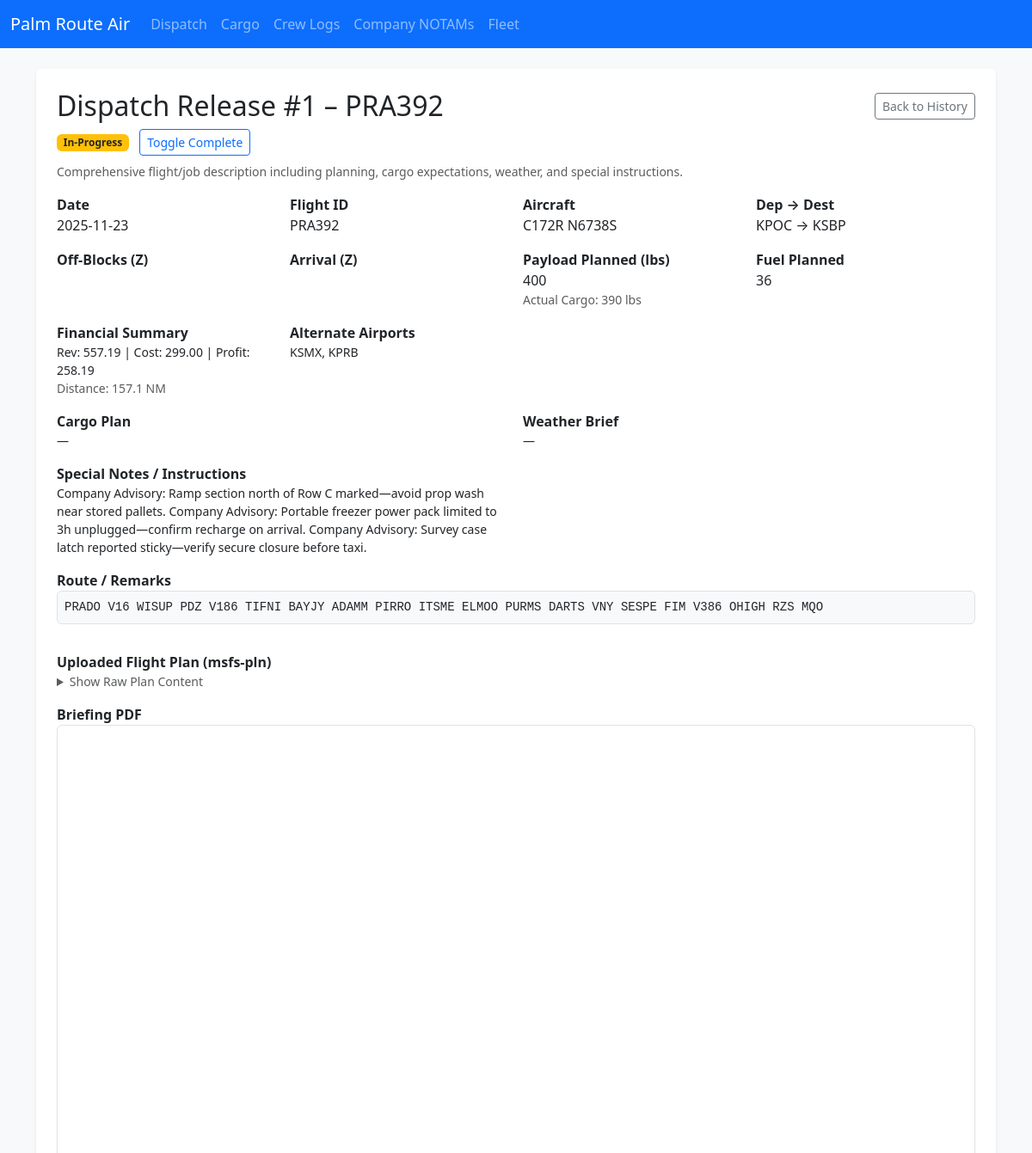
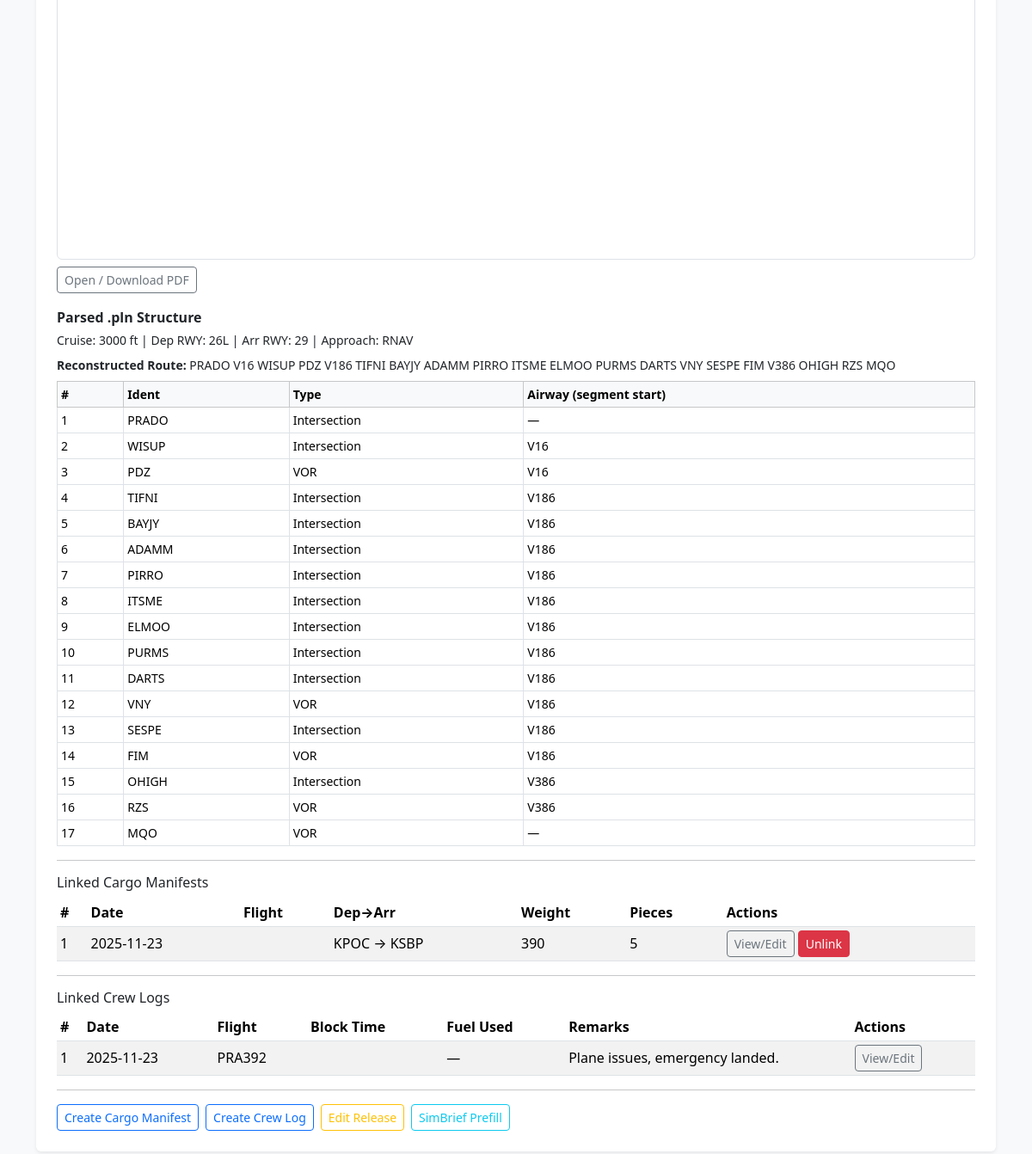
Page /dispatch/1 on the committed database (2 pictures, top to bottom).
### app.py (models this page shows)
class DispatchRelease(db.Model):
    id = db.Column(db.Integer, primary_key=True)
    date = db.Column(db.String(20))
    flight_id = db.Column(db.String(20))
    aircraft = db.Column(db.String(50))
    fleet_entry_id = db.Column(db.Integer, db.ForeignKey('fleet_entry.id'))
    departure = db.Column(db.String(10))
    destination = db.Column(db.String(10))
    offblocks = db.Column(db.String(10))
    arrival = db.Column(db.String(10))
    route = db.Column(db.Text)
    payload_planned = db.Column(db.String(20))  # Planned payload weight (lbs)
    fuel_planned = db.Column(db.String(20))     # Planned fuel (gal or lbs)
    cargo_plan = db.Column(db.Text)             # Summary of intended cargo items
    alt_airports = db.Column(db.Text)           # Alternate airports list
    weather_brief = db.Column(db.Text)          # Weather summary / risks
    special_notes = db.Column(db.Text)          # Special instructions / hazards
    actual_cargo_weight = db.Column(db.String(20))  # Aggregated from linked manifests
    flight_plan_raw = db.Column(db.Text)        # Raw uploaded flight plan content (SimBrief, etc.)
    flight_plan_source = db.Column(db.String(30))  # Source identifier e.g. 'simbrief'
    briefing_pdf_filename = db.Column(db.String(120))  # Stored PDF briefing filename (in ./briefings)
    completed = db.Column(db.Integer, default=0)  # 0 = planned/in-progress, 1 = completed
    cargo_manifests = db.relationship('CargoManifest', backref='dispatch_release', lazy='dynamic')
    fleet_entry = db.relationship('FleetEntry', lazy='joined')

class CargoManifest(db.Model):
    id = db.Column(db.Integer, primary_key=True)
    date = db.Column(db.String(20))
    departure = db.Column(db.String(10))
    arrival = db.Column(db.String(10))
    total_weight = db.Column(db.String(20))
    pieces = db.Column(db.String(10))
    notes = db.Column(db.Text)
    dispatch_release_id = db.Column(db.Integer, db.ForeignKey('dispatch_release.id'))

class CrewLog(db.Model):
    id = db.Column(db.Integer, primary_key=True)
    date = db.Column(db.String(20))
    flight_id = db.Column(db.String(20))
    origin = db.Column(db.String(10))
    destination = db.Column(db.String(10))
    aircraft = db.Column(db.String(50))
    block_off = db.Column(db.String(10))
    block_on = db.Column(db.String(10))
    block_time = db.Column(db.String(10))
    cargo_weight = db.Column(db.String(20))
    fuel_used = db.Column(db.String(20))  # actual fuel used (numeric)
    remarks = db.Column(db.Text)
    dispatch_release_id = db.Column(db.Integer, db.ForeignKey('dispatch_release.id'))
    cargo_manifest_id = db.Column(db.Integer, db.ForeignKey('cargo_manifest.id'))
    dispatch_release = db.relationship('DispatchRelease', lazy='joined')
    cargo_manifest = db.relationship('CargoManifest', lazy='joined')

### app.py (the view)
@app.route('/dispatch/<int:id>')
def dispatch_detail(id):
    d = DispatchRelease.query.get_or_404(id)
    linked_manifests = d.cargo_manifests.order_by(CargoManifest.id.desc()).all()
    crew_logs = CrewLog.query.filter_by(dispatch_release_id=d.id).order_by(CrewLog.id.desc()).all()
    pln_data = None
    if d.flight_plan_raw and (d.flight_plan_source == 'msfs-pln' or '<SimBase.Document' in d.flight_plan_raw):
        pln_data = parse_pln(d.flight_plan_raw)
    revenue, costs, profit, distance_nm = compute_dispatch_financials(d)
    return render_template('dispatch_detail.html', d=d, linked_manifests=linked_manifests, crew_logs=crew_logs, pln=pln_data, fin_summary={'revenue':revenue,'costs':costs,'profit':profit,'distance_nm':distance_nm})

### templates/dispatch_detail.html (shortened to what this page needs)
{% extends 'base.html' %}
{% block content %}
<div class="p-4 bg-white rounded shadow-sm">
  <div class="d-flex justify-content-between align-items-center mb-2">
    <h2 class="mb-0">Dispatch Release #{{ d.id }} – {{ d.flight_id }}</h2>
    <a href="{{ url_for('dispatch_history') }}" class="btn btn-outline-secondary btn-sm">Back to History</a>
  </div>
  <div class="mb-2">
    {% if d.completed == 1 %}
      <span class="badge bg-success">Completed</span>
    {% else %}
      <span class="badge bg-warning text-dark">In-Progress</span>
    {% endif %}
    <form method="post" action="{{ url_for('dispatch_toggle_complete', id=d.id) }}" class="d-inline">
      <button class="btn btn-sm btn-outline-primary ms-2">Toggle Complete</button>
    </form>
  </div>
  <p class="text-muted small mb-3">Comprehensive flight/job description including planning, cargo expectations, weather, and special instructions.</p>
  <div class="row g-3">
    <div class="col-md-3">
      <div class="fw-semibold">Date</div>
      <div>{{ d.date }}</div>
    </div>
    <div class="col-md-3">
      <div class="fw-semibold">Flight ID</div>
      <div>{{ d.flight_id }}</div>
    </div>
    <div class="col-md-3">
      <div class="fw-semibold">Aircraft</div>
      <div>{{ d.aircraft }}</div>
    </div>
    <div class="col-md-3">
      <div class="fw-semibold">Dep → Dest</div>
      <div>{{ d.departure }} → {{ d.destination }}</div>
    </div>
    <div class="col-md-3">
      <div class="fw-semibold">Off-Blocks (Z)</div>
    </div>
    <div class="col-md-3">
      <div class="fw-semibold">Arrival (Z)</div>
    </div>
    <div class="col-md-3">
      <div class="fw-semibold">Payload Planned (lbs)</div>
      <div>{{ d.payload_planned or '—' }}</div>
      {% if d.actual_cargo_weight %}<div class="small text-muted">Actual Cargo: {{ d.actual_cargo_weight }} lbs</div>{% endif %}
    </div>
    <div class="col-md-3">
      <div class="fw-semibold">Fuel Planned</div>
      <div>{{ d.fuel_planned or '—' }}</div>
    </div>
    <div class="col-md-3">
      <div class="fw-semibold">Financial Summary</div>
      <div class="small">Rev: {{ '%.2f'|format(fin_summary.revenue) }} | Cost: {{ '%.2f'|format(fin_summary.costs) }} | Profit: {{ '%.2f'|format(fin_summary.profit) }}</div>
      <div class="small text-muted">Distance: {{ fin_summary.distance_nm }} NM</div>
    </div>
    <div class="col-md-6">
      <div class="fw-semibold">Alternate Airports</div>
      <div class="small">{{ d.alt_airports or '—' }}</div>
    </div>
    <div class="col-md-6">
      <div class="fw-semibold">Cargo Plan</div>
      <div class="small">{{ d.cargo_plan or '—' }}</div>
    </div>
    <div class="col-md-6">
      <div class="fw-semibold">Weather Brief</div>
      <div class="small">{{ d.weather_brief or '—' }}</div>
    </div>
    <div class="col-md-6">
      <div class="fw-semibold">Special Notes / Instructions</div>
      <div class="small">{{ d.special_notes or '—' }}</div>
    </div>
    <div class="col-12">
      <div class="fw-semibold">Route / Remarks</div>
      <pre class="small bg-light p-2 border rounded" style="white-space:pre-wrap">{{ d.route }}</pre>
    </div>
    {% if d.flight_plan_raw %}
    <div class="col-12">
      <div class="fw-semibold">Uploaded Flight Plan ({{ d.flight_plan_source or 'unknown' }})</div>
      <details class="small">
        <summary class="text-muted">Show Raw Plan Content</summary>
      </details>
    </div>
    {% endif %}
    {% if d.briefing_pdf_filename %}
    <div class="col-12">
      <div class="fw-semibold">Briefing PDF</div>
      <div class="border rounded mb-2" style="height:800px;">
        <iframe src="{{ url_for('dispatch_briefing_pdf', id=d.id) }}" title="Briefing PDF" style="width:100%;height:100%;border:0;" allowfullscreen></iframe>
      </div>
      <a class="btn btn-outline-secondary btn-sm" href="{{ url_for('dispatch_briefing_pdf', id=d.id) }}" target="_blank" rel="noopener">Open / Download PDF</a>
    </div>
    {% endif %}
    {% if pln %}
    <div class="col-12">
      <div class="fw-semibold mb-1">Parsed .pln Structure</div>
      <div class="small mb-2">
        {% if pln.cruising_alt %}Cruise: {{ pln.cruising_alt }} ft{% else %}Cruise: —{% endif %} |
        Dep RWY: {{ pln.departure_runway or '—' }} | Arr RWY: {{ pln.arrival_runway or '—' }} | Approach: {{ pln.approach_type or '—' }}
      </div>
      {% if pln.route_str %}
        <div class="small mb-2"><span class="fw-semibold">Reconstructed Route:</span> {{ pln.route_str }}</div>
      {% endif %}
      {% if pln.waypoints %}
      <div class="table-responsive">
        <table class="table table-sm table-bordered small mb-0">
          <thead class="table-light">
            <tr><th>#</th><th>Ident</th><th>Type</th><th>Airway (segment start)</th></tr>
          </thead>
          <tbody>
            {% for wp in pln.waypoints %}
              <tr>
                <td>{{ loop.index }}</td>
                <td>{{ wp.ident }}</td>
                <td>{{ wp.type or '—' }}</td>
                <td>{{ wp.airway or '—' }}</td>
              </tr>
            {% endfor %}
          </tbody>
        </table>
      </div>
      {% else %}
        <p class="small text-muted mb-0">No waypoints parsed.</p>
      {% endif %}
    </div>
    {% endif %}
  </div>
  <hr>
  <h3 class="h6">Linked Cargo Manifests</h3>
  {% if linked_manifests %}
    <div class="table-responsive">
      <table class="table table-sm table-striped align-middle mb-0">
        <thead><tr><th>#</th><th>Date</th><th>Flight</th><th>Dep→Arr</th><th>Weight</th><th>Pieces</th><th>Actions</th></tr></thead>
        <tbody>
        {% for m in linked_manifests %}
          <tr>
            <td>{{ m.id }}</td>
            <td>{{ m.date }}</td>
            <td>{{ m.flight_id }}</td>
            <td>{{ m.departure }} → {{ m.arrival }}</td>
            <td>{{ m.total_weight }}</td>
            <td>{{ m.pieces }}</td>
            <td class="text-nowrap">
              <a class="btn btn-outline-secondary btn-sm" href="{{ url_for('cargo_detail', id=m.id) }}">View/Edit</a>
              <form method="post" action="{{ url_for('dispatch_unlink_manifest', dispatch_id=d.id, manifest_id=m.id) }}" class="d-inline" onsubmit="return confirm('Unlink this cargo manifest?');">
                <button class="btn btn-danger btn-sm">Unlink</button>
              </form>
            </td>
          </tr>
        {% endfor %}
        </tbody>
      </table>
    </div>
  {% else %}
    <p class="text-muted small mb-0">No cargo manifests linked.</p>
  {% endif %}
  <hr>
  <h3 class="h6">Linked Crew Logs</h3>
  {% if crew_logs %}
    <div class="table-responsive">
      <table class="table table-sm table-striped align-middle mb-0">
        <thead><tr><th>#</th><th>Date</th><th>Flight</th><th>Block Time</th><th>Fuel Used</th><th>Remarks</th><th>Actions</th></tr></thead>
        <tbody>
        {% for cl in crew_logs %}
          <tr>
            <td>{{ cl.id }}</td>
            <td>{{ cl.date }}</td>
            <td>{{ cl.flight_id }}</td>
            <td>{{ cl.block_time }}</td>
            <td>{{ cl.fuel_used or '—' }}</td>
            <td style="max-width:200px; white-space:nowrap; overflow:hidden; text-overflow:ellipsis;">{{ cl.remarks }}</td>
            <td class="text-nowrap">
              <a class="btn btn-outline-secondary btn-sm" href="{{ url_for('crew_detail', id=cl.id) }}">View/Edit</a>
            </td>
          </tr>
        {% endfor %}
        </tbody>
      </table>
    </div>
  {% else %}
    <p class="text-muted small mb-0">No crew logs linked.</p>
  {% endif %}
  <hr>
  <div class="d-flex gap-2 flex-wrap">
    <a class="btn btn-outline-primary btn-sm" href="{{ url_for('cargo', date=d.date, flight_id=d.flight_id, aircraft=d.aircraft, departure=d.departure, arrival=d.destination, dispatch_release_id=d.id) }}">Create Cargo Manifest</a>
    <a class="btn btn-outline-primary btn-sm" href="{{ url_for('crew', date=d.date, flight_id=d.flight_id, origin=d.departure, destination=d.destination, aircraft=d.aircraft, dispatch_release_id=d.id) }}">Create Crew Log</a>
    <a class="btn btn-outline-warning btn-sm" href="{{ url_for('dispatch_edit', id=d.id) }}">Edit Release</a>
    <a class="btn btn-outline-info btn-sm" href="{{ url_for('dispatch_simbrief', id=d.id) }}" target="_blank" rel="noopener">SimBrief Prefill</a>
  </div>
</div>
{% endblock %}

### rows in the picture
DispatchRelease: id "1", flight_id "PRA392", date "2025-11-23", aircraft "C172R N6738S", departure "KPOC", destination "KSBP", payload_planned "400", actual_cargo_weight "390", fuel_planned "36", alt_airports "KSMX, KPRB", cargo_plan "—", weather_brief "—", special_notes "Company Advisory: Ramp section north of Row C marked—avoid prop wash near stored pallets. Company Advisory: Portable freezer power pack limited to 3h unplugged—confirm recharge on arrival. Company Advisory: Survey case latch reported sticky—verify secure closure before taxi.", route "PRADO V16 WISUP PDZ V186 TIFNI BAYJY ADAMM PIRRO ITSME ELMOO PURMS DARTS VNY SESPE FIM V386 OHIGH RZS MQO", flight_plan_source "msfs-pln", route_str "PRADO V16 WISUP PDZ V186 TIFNI BAYJY ADAMM PIRRO ITSME ELMOO PURMS DARTS VNY SESPE FIM V386 OHIGH RZS MQO"
CargoManifest: id "1", date "2025-11-23", departure "KPOC", arrival "KSBP", total_weight "390", pieces "5"
CrewLog: id "1", date "2025-11-23", flight_id "PRA392", fuel_used "—", remarks "Plane issues, emergency landed."

### other values in the picture
{{ '%.2f'|format(fin_summary.revenue) }} "557.19"
{{ '%.2f'|format(fin_summary.costs) }} "299.00"
{{ '%.2f'|format(fin_summary.profit) }} "258.19"
{{ fin_summary.distance_nm }} "157.1"
{{ pln.cruising_alt }} "3000"
{{ pln.departure_runway or '—' }} "26L"
{{ pln.arrival_runway or '—' }} "29"
{{ pln.approach_type or '—' }} "RNAV"
{{ wp.ident }} "PRADO" "WISUP" "PDZ" "TIFNI" "BAYJY" "ADAMM" "PIRRO" "ITSME" "ELMOO" "PURMS" "DARTS" "VNY" "SESPE" "FIM" "OHIGH" "RZS" "MQO"
{{ wp.type or '—' }} "Intersection" "Intersection" "VOR" "Intersection" "Intersection" "Intersection" "Intersection" "Intersection" "Intersection" "Intersection" "Intersection" "VOR" "Intersection" "VOR" "Intersection" "VOR" "VOR"
{{ wp.airway or '—' }} "—" "V16" "V16" "V186" "V186" "V186" "V186" "V186" "V186" "V186" "V186" "V186" "V186" "V186" "V386" "V386" "—"
